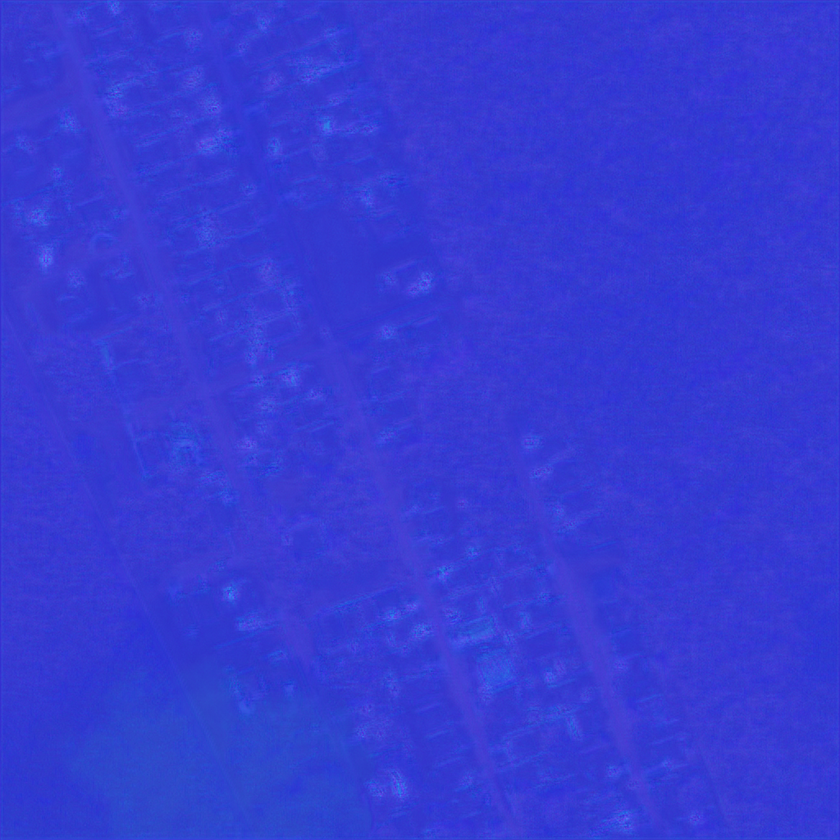
#> input picture dpn92cls_cce_0_tuned/AOI1-tile_1-3_pre_disaster_part1.png, 840 x 840 px, shrunk from 1024 x 1024 before the run
$ python -i contrast_only.py   (imports and definitions only)
#> lines starting #> are read from the running program, lines starting #| are printed output that depends on the picture
#> further down, picture is the input picture: shape (840, 840, 3); mean B, G, R 210.9, 60.1, 53.6
import numpy as np
import cv2

def histeq_bgr(img_bgr: np.ndarray) -> np.ndarray:
    """
    Histogram Equalization on luminance:
      BGR -> YCrCb, equalize Y, back to BGR
    """
    ycc = cv2.cvtColor(img_bgr, cv2.COLOR_BGR2YCrCb)
#> ycc: shape (840, 840, 3); mean of channels 0, 1, 2 75.4, 112.5, 204.5
    ycc[:, :, 0] = cv2.equalizeHist(ycc[:, :, 0])
#> ycc: shape (840, 840, 3); mean of channels 0, 1, 2 137.9, 112.5, 204.5
    out = cv2.cvtColor(ycc, cv2.COLOR_YCrCb2BGR)
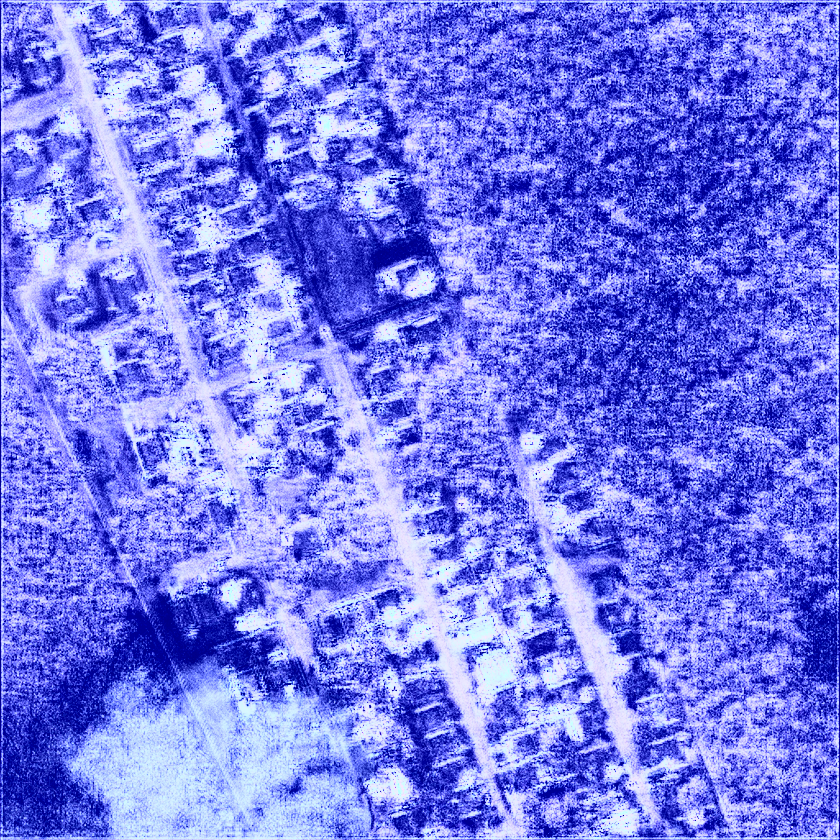
#> out: shape (840, 840, 3); mean B, G, R 233.3, 123, 116.8
    return out

def histeq_pair(pre_bgr: np.ndarray, post_bgr: np.ndarray):
    """
    Apply the same HistEq rule to both pre and post.
    """
    return histeq_bgr(pre_bgr), histeq_bgr(post_bgr)

>>> import cv2
>>> picture = cv2.imread('../../../dpn92cls_cce_0_tuned/AOI1-tile_1-3_pre_disaster_part1.png')
>>> result = histeq_bgr(picture)

$ run again, on dpn92cls_cce_0_tuned/AOI1-tile_10-3_pre_disaster_part1.png
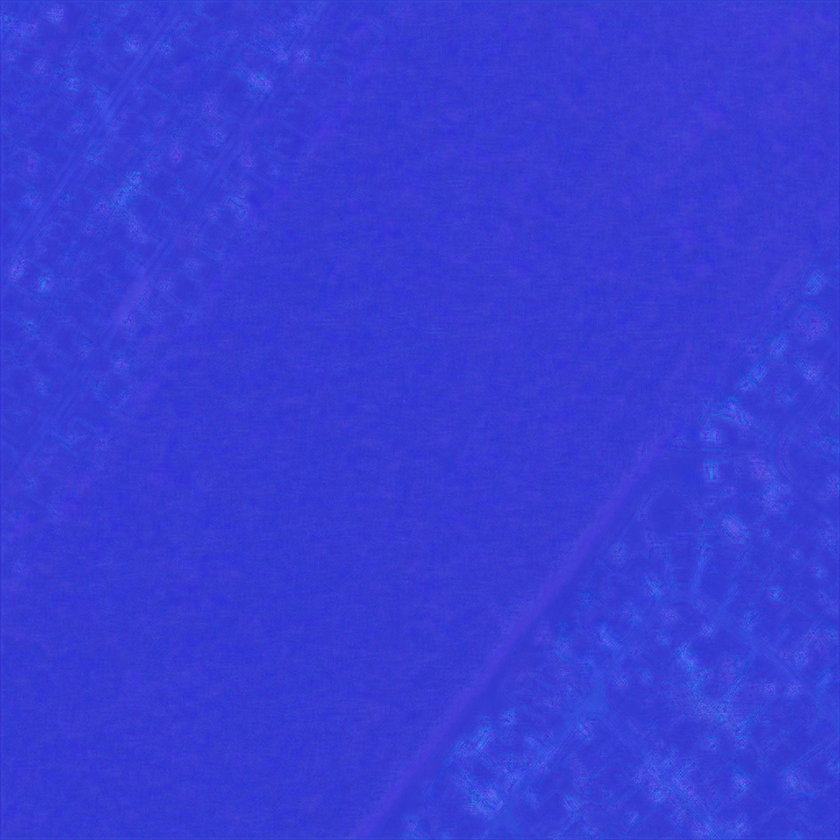
#> input picture dpn92cls_cce_0_tuned/AOI1-tile_10-3_pre_disaster_part1.png, 840 x 840 px, shrunk from 1024 x 1024 before the run
#> picture is the input picture: shape (840, 840, 3); mean B, G, R 212.7, 60.9, 55.4
#> in histeq_bgr, `out = cv2.cvtColor(ycc, cv2.COLOR_YCrCb2BGR)`:
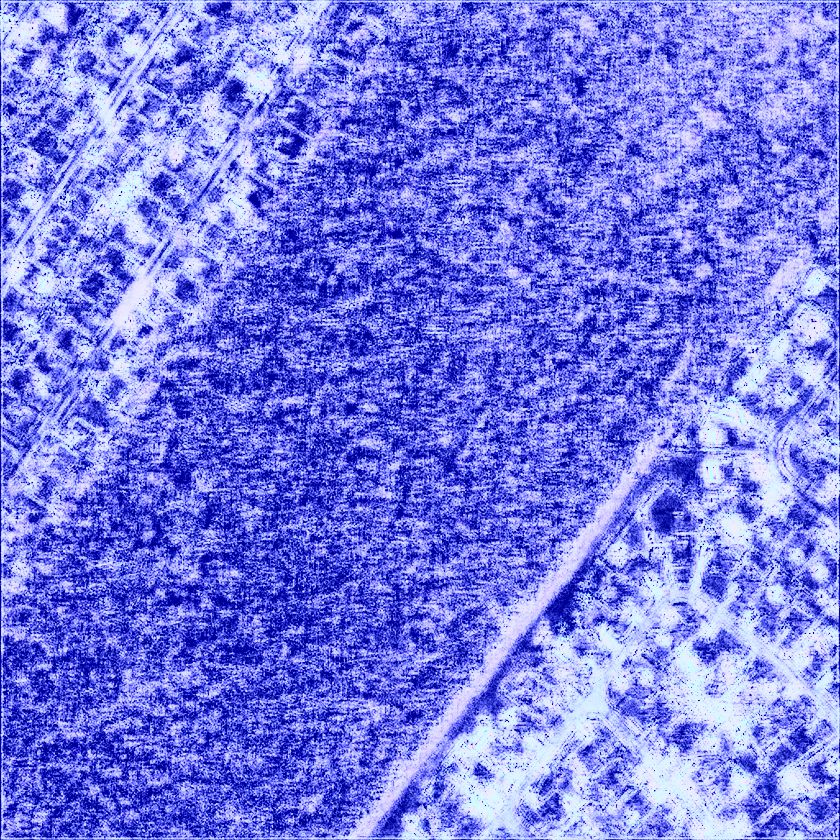
#> out: shape (840, 840, 3); mean B, G, R 233.1, 122.4, 117

$ run again, on dpn92cls_cce_0_tuned/AOI1-tile_11-3_pre_disaster_part1.png
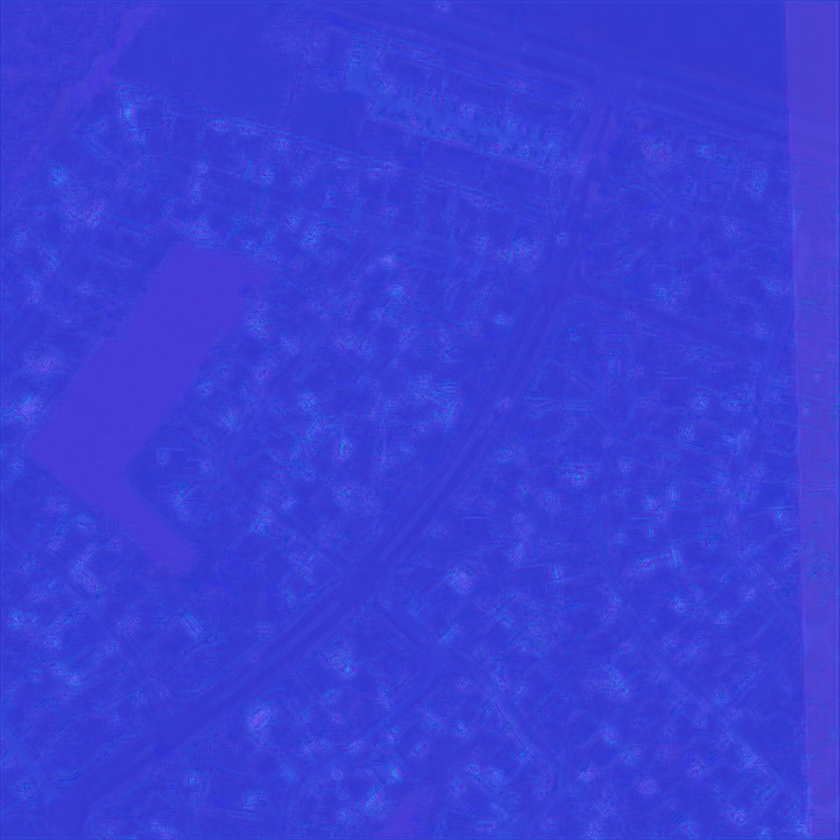
#> input picture dpn92cls_cce_0_tuned/AOI1-tile_11-3_pre_disaster_part1.png, 840 x 840 px, shrunk from 1024 x 1024 before the run
#> picture is the input picture: shape (840, 840, 3); mean B, G, R 213.4, 62.9, 57.2
#> in histeq_bgr, `out = cv2.cvtColor(ycc, cv2.COLOR_YCrCb2BGR)`:
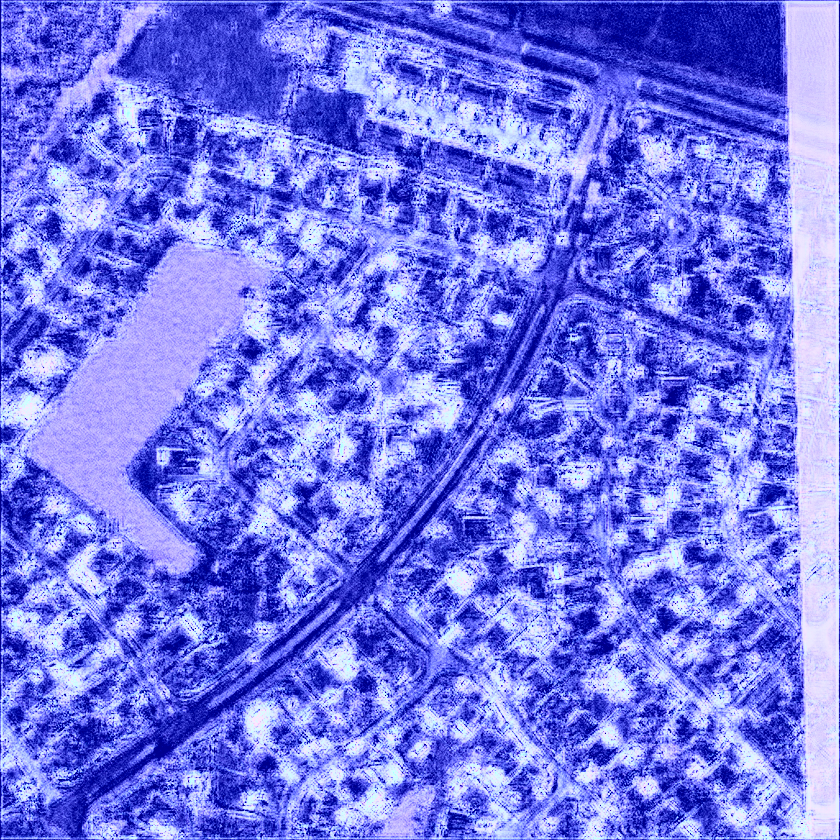
#> out: shape (840, 840, 3); mean B, G, R 231.8, 120.6, 114.9

$ run again, on dpn92cls_cce_0_tuned/AOI1-tile_11-4_pre_disaster_part1.png
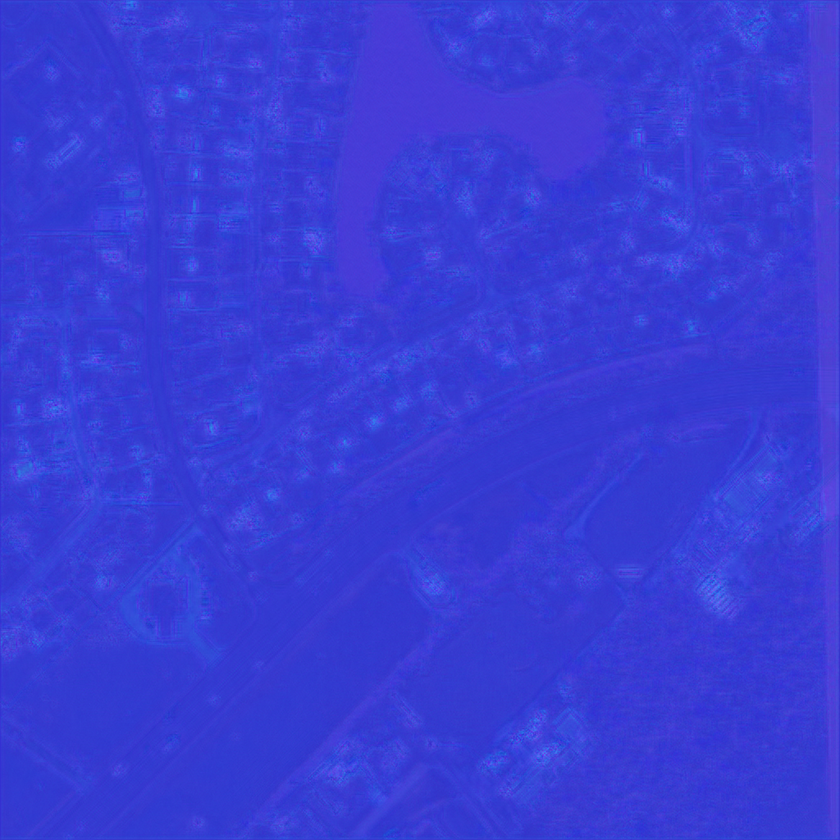
#> input picture dpn92cls_cce_0_tuned/AOI1-tile_11-4_pre_disaster_part1.png, 840 x 840 px, shrunk from 1024 x 1024 before the run
#> picture is the input picture: shape (840, 840, 3); mean B, G, R 212.7, 61.8, 56.1
#> in histeq_bgr, `out = cv2.cvtColor(ycc, cv2.COLOR_YCrCb2BGR)`:
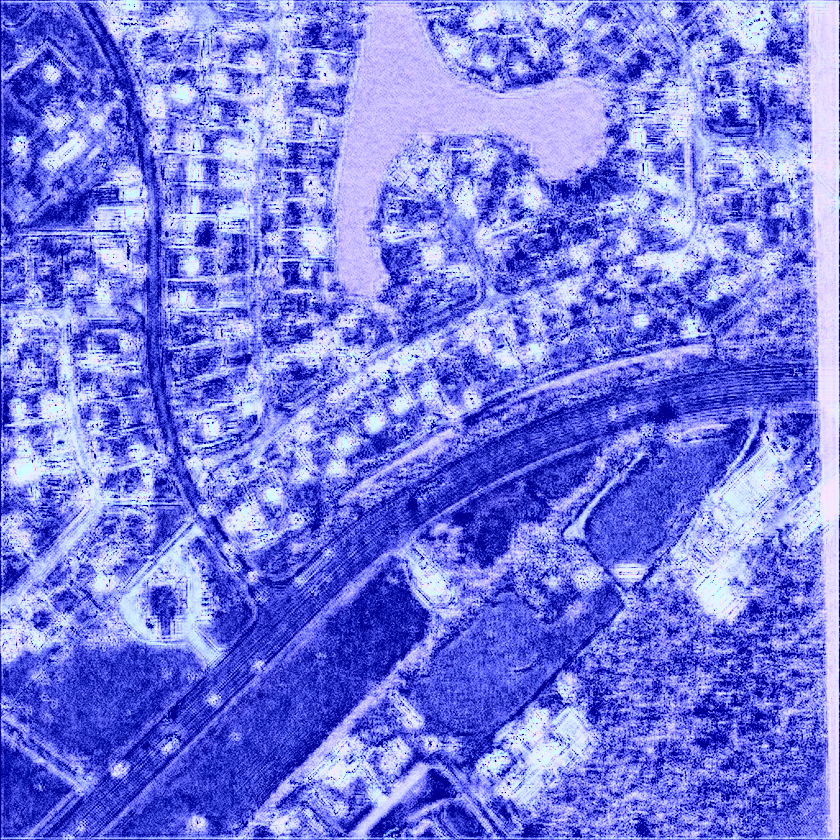
#> out: shape (840, 840, 3); mean B, G, R 232.9, 121.5, 115.9
